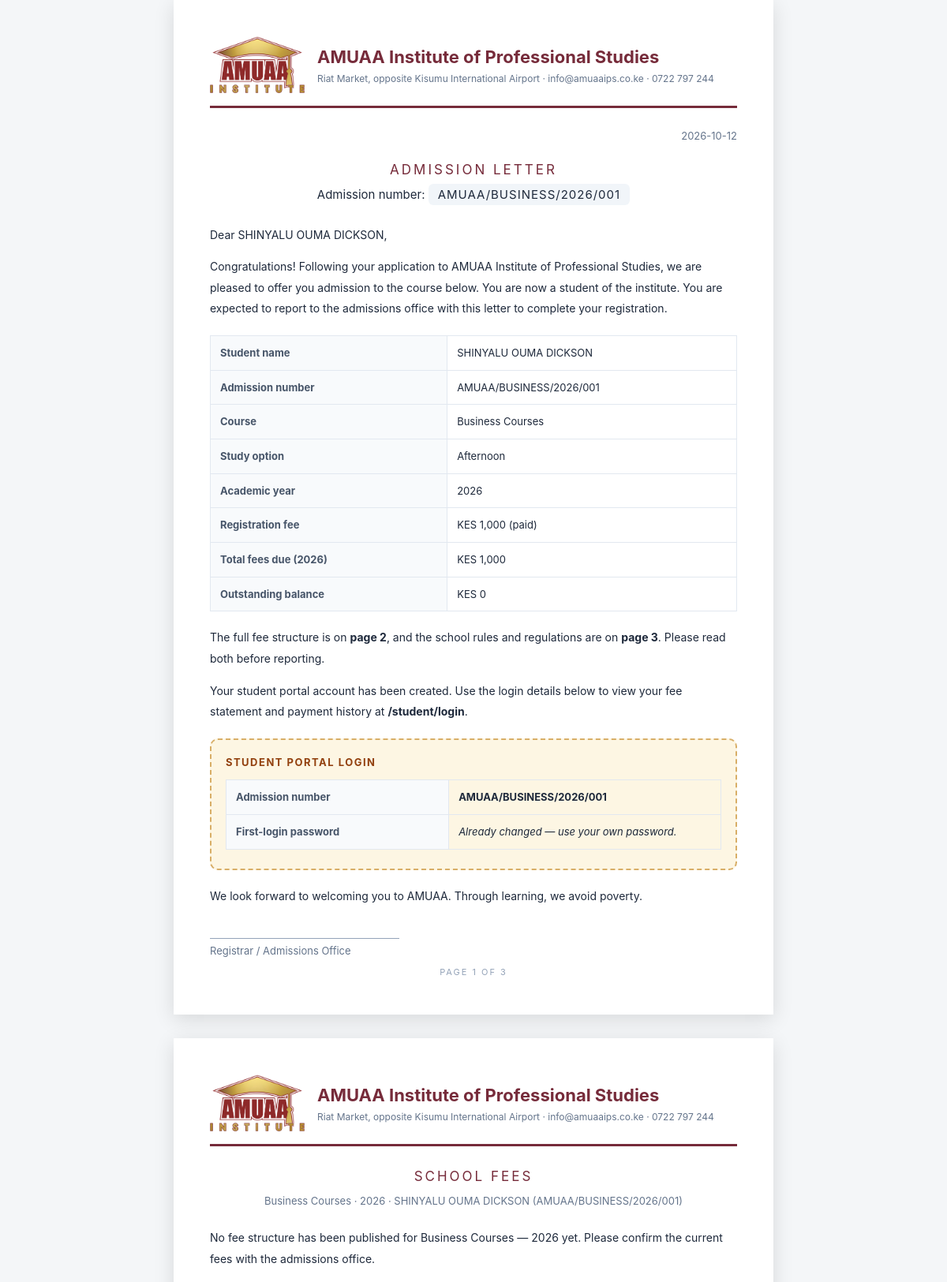
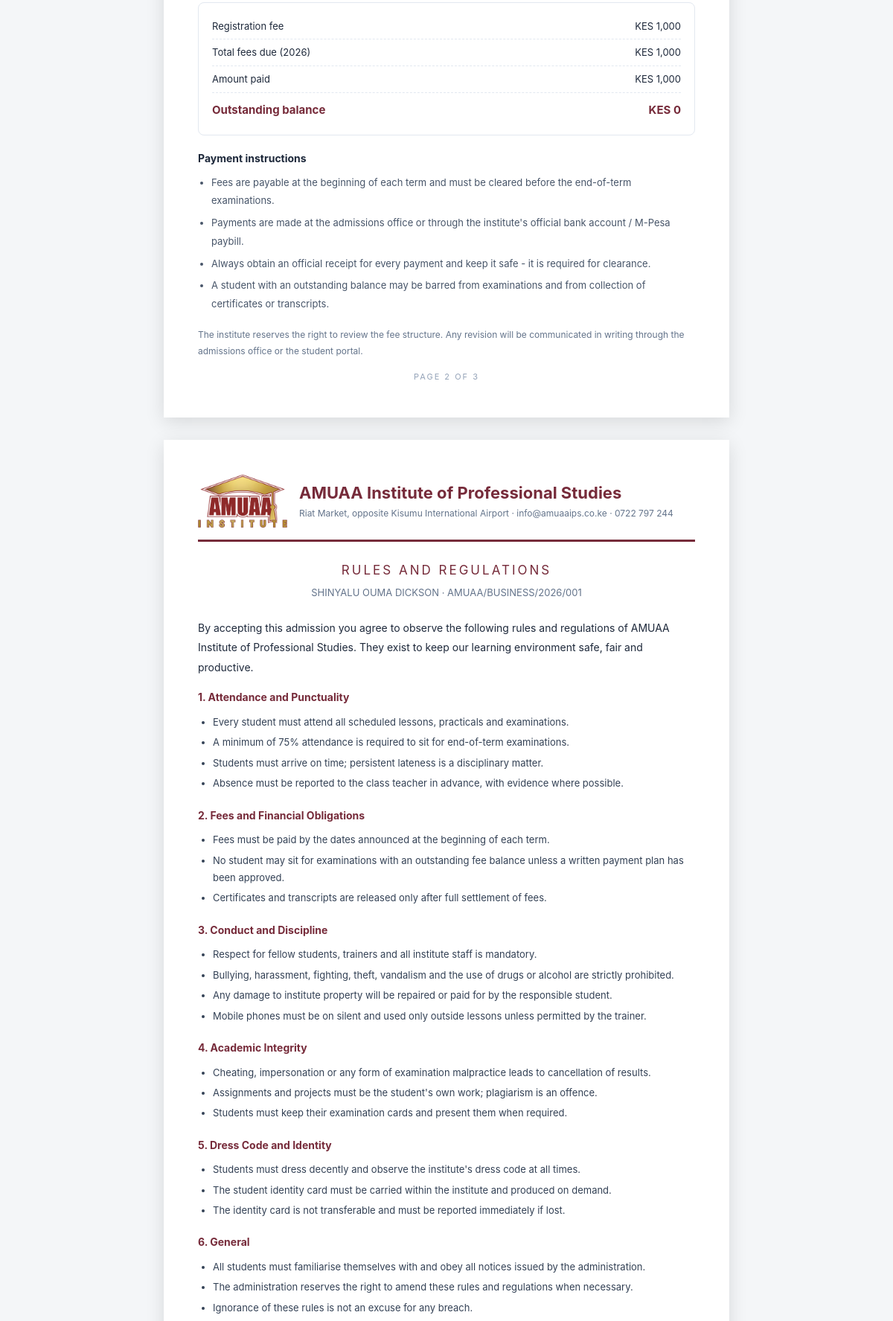
Page /admin/student/f59d5e5607b14eefb7708aede364d48f/admission-letter (signed in, upper part) on the committed database (2 pictures, top to bottom).
### tables this page shows
CREATE TABLE applications (
            id                 TEXT PRIMARY KEY,
            full_name          TEXT NOT NULL,
            email              TEXT NOT NULL,
            phone              TEXT NOT NULL,
            course             TEXT NOT NULL,
            study_mode         TEXT NOT NULL,
            previous_education TEXT,
            status             TEXT NOT NULL DEFAULT 'pending',
            notes              TEXT,
            created_at         TEXT NOT NULL
        , academic_year TEXT, admission_number TEXT, admitted_at TEXT, registration_paid INTEGER NOT NULL DEFAULT 0, registration_paid_at TEXT, student_password_hash TEXT, student_initial_password TEXT, must_change_password INTEGER NOT NULL DEFAULT 0, surname TEXT, middle_name TEXT, first_name TEXT, nationality TEXT, date_of_birth TEXT, medical_condition TEXT, start_date TEXT, end_date TEXT, next_of_kin_name TEXT, next_of_kin_relationship TEXT, sponsor_name TEXT, sponsor_organisation TEXT, sponsor_contact_person TEXT, student_status TEXT NOT NULL DEFAULT 'active', current_period TEXT);

CREATE TABLE courses (
            id            INTEGER PRIMARY KEY AUTOINCREMENT,
            department_id INTEGER NOT NULL,
            name          TEXT NOT NULL,
            qualification TEXT,
            duration      TEXT,
            exam_body     TEXT,
            created_at    TEXT NOT NULL, code TEXT, progression_mode TEXT NOT NULL DEFAULT 'term', total_periods INTEGER NOT NULL DEFAULT 3, registration_fee REAL NOT NULL DEFAULT 1000,
            FOREIGN KEY (department_id) REFERENCES departments(id) ON DELETE CASCADE
        );

### blueprints/admin/fees.py (the view)
@admin_bp.route("/application/<application_id>/admission-letter")
@admin_bp.route("/student/<application_id>/admission-letter")
@login_required
def admission_letter(application_id):
    with get_db() as db:
        application = _get_application(db, application_id)
        if not application["admission_number"]:
            flash("Issue the admission letter first.", "warning")
            return redirect(url_for("admin.application_detail", application_id=application_id))
        info = compute_student_fees(db, application)
        terms = periods_for_course(db, application["course"])
    return render_template(
        "admission_letter.html",
        application=application,
        info=info,
        terms=terms,
        payment_instructions=PAYMENT_INSTRUCTIONS,
        school_rules=SCHOOL_RULES,
        school_motto=SCHOOL_MOTTO,
    )

### templates/admission_letter.html (shortened to what this page needs)
{% extends "base.html" %}
{% block content %}
<div class="letter-page">
    <div class="print-head">
        <div style="display:flex;align-items:center;gap:16px;flex:1">
            <img src="{{ url_for('public.assets', filename='AMUAA-IPS-LOGO-2026.png') }}" alt="AMUAA logo" style="width:120px;height:72px;object-fit:contain">
            <div>
                <h1>AMUAA Institute of Professional Studies</h1>
                <p>Riat Market, opposite Kisumu International Airport · info@amuaaips.co.ke · 0722 797 244</p>
            </div>
        </div>
    </div>
    <div class="letter-date">{{ application.admitted_at[:10] if application.admitted_at else '' }}</div>
    <div class="letter-title">Admission Letter</div>
    <div class="admission-no">Admission number: <code>{{ application.admission_number }}</code></div>
    <div class="letter-body">
        <p>Dear {{ application.full_name }},</p>
        <p>
            Congratulations! Following your application to AMUAA Institute of Professional Studies, we are pleased
            to offer you admission to the course below. You are now a student of the institute. You are expected to
            report to the admissions office with this letter to complete your registration.
        </p>
        <table class="letter-table">
            <tr>
                <th>Student name</th>
                <td>{{ application.full_name }}</td>
            </tr>
            <tr>
                <th>Admission number</th>
                <td>{{ application.admission_number }}</td>
            </tr>
            <tr>
                <th>Course</th>
                <td>{{ application.course }}</td>
            </tr>
            <tr>
                <th>Study option</th>
                <td>{{ application.study_mode }}</td>
            </tr>
            <tr>
                <th>Academic year</th>
                <td>{{ application.academic_year or '—' }}</td>
            </tr>
            <tr>
                <th>Registration fee</th>
                <td>KES {{ '{:,.0f}'.format(info.registration) }} (paid)</td>
            </tr>
            <tr>
                <th>Total fees due ({{ application.academic_year }})</th>
                <td>KES {{ '{:,.0f}'.format(info.total_due) }}</td>
            </tr>
            <tr>
                <th>Outstanding balance</th>
                <td>KES {{ '{:,.0f}'.format(info.balance) }}</td>
            </tr>
        </table>
        <p>
            The full fee structure is on <strong>page 2</strong>, and the school rules and regulations are on
            <strong>page 3</strong>. Please read both before reporting.
        </p>
        <p>
            Your student portal account has been created. Use the login details below to view your fee statement
            and payment history at <strong>/student/login</strong>.
        </p>
        <div class="portal-box">
            <h3>Student Portal Login</h3>
            <table class="letter-table" style="margin:10px 0 8px">
                <tr>
                    <th style="width:45%">Admission number</th>
                    <td><strong>{{ application.admission_number }}</strong></td>
                </tr>
                <tr>
                    <th>First-login password</th>
                    <td>
                        {% if application.student_initial_password %}
                        <strong style="font-size:16px;letter-spacing:2px">{{ application.student_initial_password }}</strong>
                        {% else %}
                        <em>Already changed — use your own password.</em>
                        {% endif %}
                    </td>
                </tr>
            </table>
        </div>
        <p>
            We look forward to welcoming you to AMUAA. {{ school_motto }}
        </p>
    </div>
    <div class="letter-sign">
        <div class="line">Registrar / Admissions Office</div>
    </div>
    <p class="page-tag">Page 1 of 3</p>
</div>
<div class="letter-page">
    <div class="print-head">
        <div style="display:flex;align-items:center;gap:16px;flex:1">
            <img src="{{ url_for('public.assets', filename='AMUAA-IPS-LOGO-2026.png') }}" alt="AMUAA logo" style="width:120px;height:72px;object-fit:contain">
            <div>
                <h1>AMUAA Institute of Professional Studies</h1>
                <p>Riat Market, opposite Kisumu International Airport · info@amuaaips.co.ke · 0722 797 244</p>
            </div>
        </div>
    </div>
    <div class="letter-title">School Fees</div>
    <div class="letter-subtitle">
        {{ application.course }} · {{ application.academic_year or '—' }} · {{ application.full_name }}
        ({{ application.admission_number }})
    </div>
    <div class="letter-body">
        {% if info.structures %}
        <table class="letter-table fee-table">
            <thead>
                <tr>
                    <th>{{ period_word(terms) }}</th>
                    <th>Tuition</th>
                    <th>Exam</th>
                    <th>Other</th>
                    <th>{{ period_word(terms) }} total</th>
                </tr>
            </thead>
            <tbody>
                {% for s in info.structures %}
                <tr>
                    <td>{{ s.term }}</td>
                    <td>KES {{ '{:,.0f}'.format(s.tuition_fee or 0) }}</td>
                    <td>KES {{ '{:,.0f}'.format(s.exam_fee or 0) }}</td>
                    <td>KES {{ '{:,.0f}'.format(s.other_fee or 0) }}</td>
                    <td>KES {{ '{:,.0f}'.format((s.tuition_fee or 0) + (s.exam_fee or 0) + (s.other_fee or 0)) }}</td>
                </tr>
                {% endfor %}
            </tbody>
            <tfoot>
                <tr>
                    <td>Total</td>
                    <td>KES {{ '{:,.0f}'.format(info.tuition) }}</td>
                    <td>KES {{ '{:,.0f}'.format(info.exam) }}</td>
                    <td>KES {{ '{:,.0f}'.format(info.other) }}</td>
                    <td>KES {{ '{:,.0f}'.format(info.fees_total) }}</td>
                </tr>
            </tfoot>
        </table>
        {% set other_lines = [] %}
        {% for s in info.structures %}{% for it in s.other_items %}{% set _ = other_lines.append(s.term ~ ' — ' ~ it.name ~ ': KES ' ~ '{:,.0f}'.format(it.amount)) %}{% endfor %}{% endfor %}
        {% if other_lines %}
        <p style="margin-bottom:4px"><strong>Other fees (itemised):</strong></p>
        <ul class="item-list">
            {% for line in other_lines %}<li>{{ line }}</li>{% endfor %}
        </ul>
        {% endif %}
        {% else %}
        <p>
            No fee structure has been published for {{ application.course }} — {{ application.academic_year or '—' }}
            yet. Please confirm the current fees with the admissions office.
        </p>
        {% endif %}
        <div class="fee-summary-box">
            <div class="row"><span>Registration fee</span><span>KES {{ '{:,.0f}'.format(info.registration) }}</span></div>
            <div class="row"><span>Total fees due ({{ application.academic_year }})</span><span>KES {{ '{:,.0f}'.format(info.total_due) }}</span></div>
            <div class="row"><span>Amount paid</span><span>KES {{ '{:,.0f}'.format(info.paid) }}</span></div>
            <div class="row"><span>Outstanding balance</span><span>KES {{ '{:,.0f}'.format(info.balance) }}</span></div>
        </div>
        <p style="margin-bottom:6px"><strong>Payment instructions</strong></p>
        <ul class="item-list">
            {% for line in payment_instructions %}<li>{{ line }}</li>{% endfor %}
        </ul>
        <p style="font-size:12px;color:#64748b">
            The institute reserves the right to review the fee structure. Any revision will be communicated in
            writing through the admissions office or the student portal.
        </p>
    </div>
    <p class="page-tag">Page 2 of 3</p>
</div>
<div class="letter-page">
    <div class="print-head">
        <div style="display:flex;align-items:center;gap:16px;flex:1">
            <img src="{{ url_for('public.assets', filename='AMUAA-IPS-LOGO-2026.png') }}" alt="AMUAA logo" style="width:120px;height:72px;object-fit:contain">
            <div>
                <h1>AMUAA Institute of Professional Studies</h1>
                <p>Riat Market, opposite Kisumu International Airport · info@amuaaips.co.ke · 0722 797 244</p>
            </div>
        </div>
    </div>
    <div class="letter-title">Rules and Regulations</div>
    <div class="letter-subtitle">{{ application.full_name }} · {{ application.admission_number }}</div>
    <div class="letter-body">
        <p>
            By accepting this admission you agree to observe the following rules and regulations of AMUAA Institute
            of Professional Studies. They exist to keep our learning environment safe, fair and productive.
        </p>
        {% for title, rules in school_rules %}
        <div class="rules-section">
            <h3>{{ title }}</h3>
            <ul class="rules-list">
                {% for rule in rules %}<li>{{ rule }}</li>{% endfor %}
            </ul>
        </div>
        {% endfor %}
    </div>
</div>
{% endblock %}

### templates/base.html (shortened to what this page needs)
<!DOCTYPE html>
<html lang="en">
<head>
    <link rel="stylesheet" href="{{ url_for('static', filename='style.css') }}">
    <link rel="stylesheet" href="{{ url_for('static', filename='admin.css') }}">
</head>
<body class="admin-body">
    {% block content %}{% endblock %}
</body>
</html>

### rows in the picture
applications: admitted_at "2026-10-12", admission_number "AMUAA/BUSINESS/2026/001", full_name "SHINYALU OUMA DICKSON", course "Business Courses", study_mode "Afternoon", academic_year "2026"
courses: registration "1,000"

### other values in the picture
{{ '{:,.0f}'.format(info.total_due) }} "1,000"
{{ '{:,.0f}'.format(info.balance) }} "0"
{{ school_motto }} "Through learning, we avoid poverty."
{{ '{:,.0f}'.format(info.paid) }} "1,000"
{{ line }} "Fees are payable at the beginning of each term and must be cleared before the end-of-term examinations." "Payments are made at the admissions office or through the institute's official bank account / M-Pesa paybill." "Always obtain an official receipt for every payment and keep it safe - it is required for clearance." "A student with an outstanding balance may be barred from examinations and from collection of certificates or transcripts."
{{ title }} "1. Attendance and Punctuality" "2. Fees and Financial Obligations" "3. Conduct and Discipline" "4. Academic Integrity" "5. Dress Code and Identity" "6. General"
{{ rule }} "Every student must attend all scheduled lessons, practicals and examinations." "A minimum of 75% attendance is required to sit for end-of-term examinations." "Students must arrive on time; persistent lateness is a disciplinary matter." "Absence must be reported to the class teacher in advance, with evidence where possible." "Fees must be paid by the dates announced at the beginning of each term." "No student may sit for examinations with an outstanding fee balance unless a written payment plan has been approved." "Certificates and transcripts are released only after full settlement of fees." "Respect for fellow students, trainers and all institute staff is mandatory." "Bullying, harassment, fighting, theft, vandalism and the use of drugs or alcohol are strictly prohibited." "Any damage to institute property will be repaired or paid for by the responsible student." "Mobile phones must be on silent and used only outside lessons unless permitted by the trainer." "Cheating, impersonation or any form of examination malpractice leads to cancellation of results." "Assignments and projects must be the student's own work; plagiarism is an offence." "Students must keep their examination cards and present them when required." "Students must dress decently and observe the institute's dress code at all times." "The student identity card must be carried within the institute and produced on demand." "The identity card is not transferable and must be reported immediately if lost." "All students must familiarise themselves with and obey all notices issued by the administration." "The administration reserves the right to amend these rules and regulations when necessary." "Ignorance of these rules is not an excuse for any breach."
